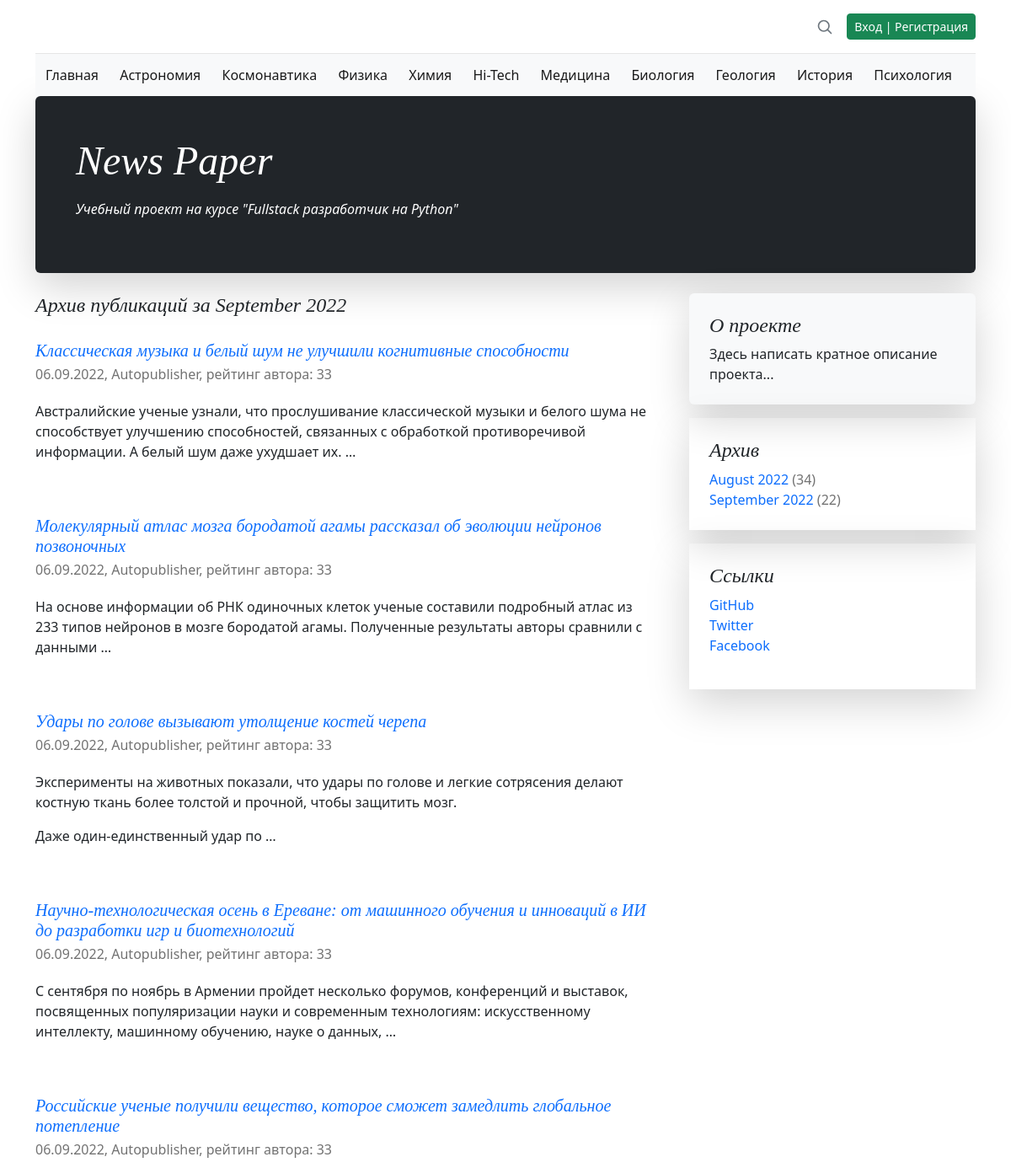
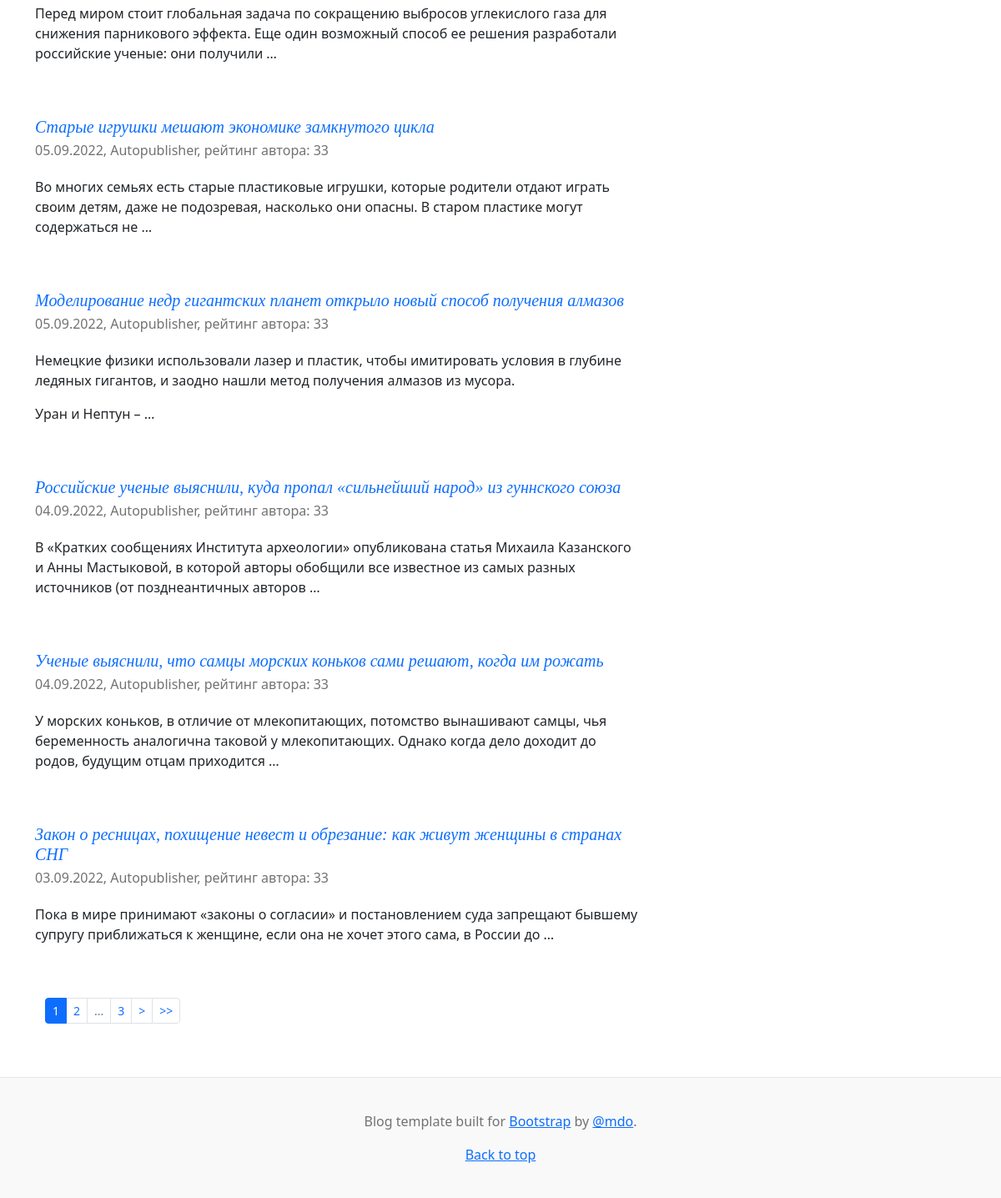
Page /archive/2022/9/ on the earlier database version (2 pictures, top to bottom).
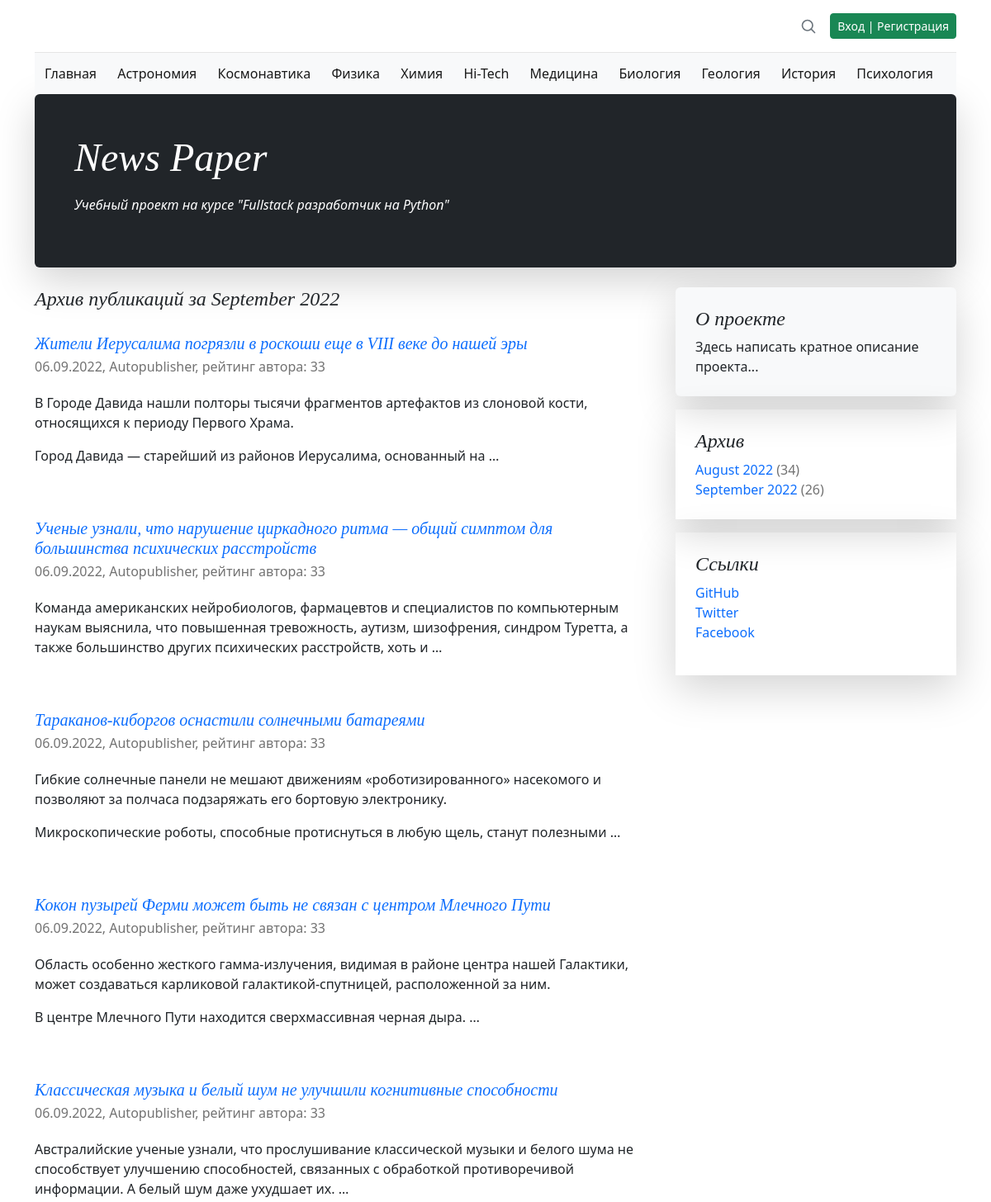
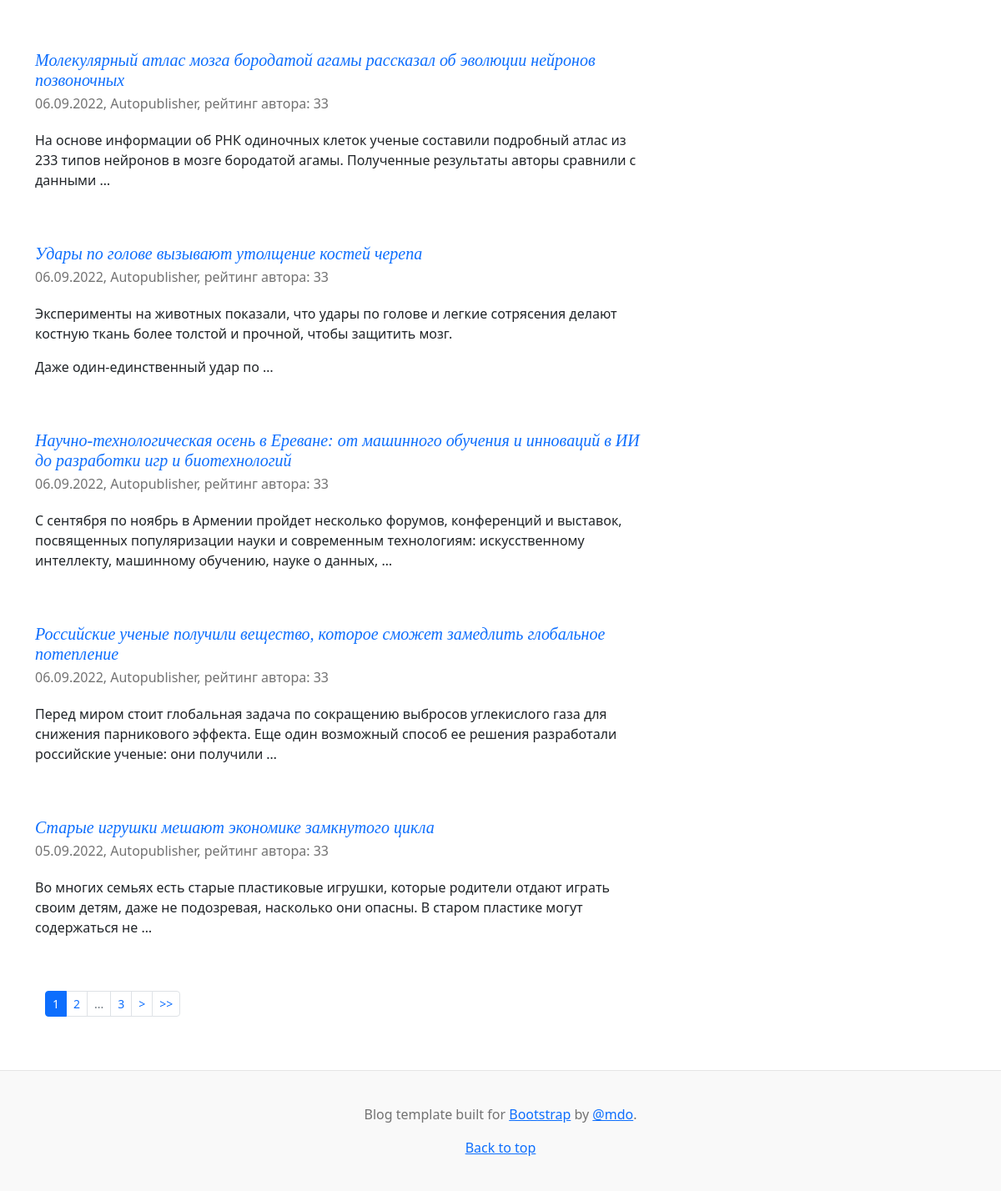
Same page on the later database version (2 pictures, top to bottom).
### news/models.py (models this page shows, shortened)
class Category(models.Model):
    name = models.CharField(
        max_length=64,
        unique=True,
        verbose_name='Имя категории',
    )
    subscribers = models.ManyToManyField(
        User,
        through='CatSubscribers',
        blank=True,
        verbose_name='Подписчик',
    )
    class Meta:
        verbose_name = 'Категория'
        verbose_name_plural = 'Категории'

class Post(models.Model):
    author_post = models.ForeignKey(
        Author,
        on_delete=models.CASCADE,
        verbose_name='Автор',
    )
    ARTICLE = 'ART'
    NEWS = 'NWS'
    CHOICE_CAT = [
        (ARTICLE, 'Статья'),
        (NEWS, 'Новость'),
    ]
    type_cat = models.CharField(
        max_length=3,
        choices=CHOICE_CAT,
        default=ARTICLE,
        verbose_name='Тип контента',
    )
    date_pub = models.DateTimeField(
        auto_now_add=True,
        verbose_name='Дата публикации',
    )
    post_cat = models.ManyToManyField(
        Category,
        through='PostCategory',
        verbose_name='Категория',
    )
    name = models.CharField(
        max_length=128,
        verbose_name='Название',
    )
    content = models.TextField(
        verbose_name='Контент',
    )
    content_rate = models.SmallIntegerField(
        default=0,
        verbose_name='Рейтинг',
    )
    content_image = models.ImageField(
        upload_to='images',
        verbose_name='Изображение',
        default='no_image.jpg',
    )
    class Meta:
        verbose_name = 'Пост'
        verbose_name_plural = 'Посты'

class Author(models.Model):
    author_user = models.OneToOneField(
        User,
        on_delete=models.CASCADE,
        verbose_name='Имя',
    )
    author_rate = models.SmallIntegerField(
        default=0,
        verbose_name='Рейтинг',
    )
    def __str__(self):
        return self.author_user.username
    class Meta:
        verbose_name = 'Автор'
        verbose_name_plural = 'Авторы'

### news/views.py (the view)
class ArchiveView(ListView):
    model = Post
    template_name = 'archive.html'
    context_object_name = 'posts'
    paginate_by = 10
    def get_queryset(self):
        year = self.kwargs.get('year', None)
        month = self.kwargs.get('month', None)
        queryset = Post.objects.select_related().order_by('-date_pub').filter(
            date_pub__year=year, date_pub__month=month
        )
        return queryset
    def get_context_data(self, **kwargs):
        context = super().get_context_data(**kwargs)
        context['month'] = self.kwargs.get('month', None)
        context['year'] = self.kwargs.get('year', None)
        return context

### news/context_processors.py (called while the page is built)
def navigate_context(request):
    category = Category.objects.all()
    archives = Post.objects.annotate(
        year=ExtractYear('date_pub'),
        month=ExtractMonth('date_pub')
    ).values('year', 'month').annotate(total=Count('id'))
    context = {
        'category': category,
        'archives': archives,
    }
    return context

### news/templatetags/news_filters.py (called while the page is built)
@register.filter()
def censor(in_text):
    censured_text = in_text
    with open('static/json/bad_words.json', 'r') as censor_file:
        bad_text = json.load(censor_file)
    for word in censured_text.split():
        if word.lower() in bad_text:
            censured_text = censured_text.replace(
                word,
                f'{word[0]}{"*" * (len(word) - 1)}'
            )
    return censured_text

@register.filter()
def name_month(val):
    val_obj = timezone.datetime.strptime(str(val), "%m")
    val_name = val_obj.strftime("%B")
    return val_name

### news/templatetags/news_tags.py (called while the page is built)
@register.simple_tag(takes_context=True)
def url_replace(context, **kwargs):
    d = context['request'].GET.copy()
    for k, v in kwargs.items():
        d[k] = v
    return d.urlencode()

### templates/archive.html (shortened to what this page needs)
{% extends 'default.html' %}
{% load i18n %}
{% load news_filters %}
{% load news_tags %}
{% block content %}
    {% load cache %}
    {% cache 300 arch_news year month page_obj.number %}
    <h4 class="pb-1 mb-4 fst-italic">
        Архив публикаций за {{ month|name_month }} {{ year }}
    </h4>
    {% for post in posts %}
        <article class="blog-post">
            <a class="text-decoration-none" href="{% url 'news:detail' post.id %}">
                <h5 class="pb-1 mb-0 fst-italic">{{ post.name|censor }}</h5>
            </a>
            <p class="blog-post-meta">
                {{ post.date_pub|date:'d.m.Y' }},
                {{ post.author_post }},
                рейтинг автора: {{ post.author_post.author_rate }}
            </p>
            <p>{{ post.content|censor|truncatewords_html:25|safe }}</p>
        </article>
    {% endfor %}
    {% endcache %}
    {% if page_obj.has_other_pages %}
        {% include 'paginator.html' %}
    {% endif %}
{% endblock content %}

### templates/default.html (shortened to what this page needs)
<!doctype html>
<html lang="ru-ru">
  {% load i18n %}
  {% load static %}
  {% load news_filters %}
  {% load news_tags %}
  {% load cache %}
  <head>
    <link href="{% static 'css/bootstrap.min.css' %}" rel="stylesheet">
    <link href="{% static 'css/blog.rtl.css' %}" rel="stylesheet">
    <link href="{% static 'css/styles.css' %}" rel="stylesheet">
  </head>
  <body>
    <div class="container">
      <header class="blog-header lh-1 py-3">
        <div class="row flex-nowrap justify-content-between align-items-center">
          <div class="col-4 pt-1">
          </div>
          <div class="col-4 d-flex justify-content-end align-items-center">
            <a class="link-secondary" href="{% url 'news:search' %}" aria-label="Search">
              <svg xmlns="http://www.w3.org/2000/svg" width="20" height="20" fill="none" stroke="currentColor" stroke-linecap="round" stroke-linejoin="round" stroke-width="2" class="mx-3" role="img" viewBox="0 0 24 24"><title>Search</title><circle cx="10.5" cy="10.5" r="7.5"/><path d="M21 21l-5.2-5.2"/></svg>
            </a>
              {% if user.id %}
                <a class="btn btn-sm btn-danger" href="/accounts/logout/">Выход</a>
              {% else %}
                <a class="btn btn-sm btn-success" href="/accounts/login/">Вход | Регистрация</a>
              {% endif %}
          </div>
        </div>
      </header>
      {% cache None navbar %}
      <nav class="navbar bg-light">
        <div class="container-fluid">
          <a class="navbar-brand fs-6" href="{% url 'news:index' %}">Главная</a>
          {% for item in category %}
            <a class="navbar-brand fs-6" href="{% url 'news:category' item.id %}">{{ item.name }}</a>
          {% endfor %}
        </div>
      </nav>
      {% endcache %}
    </div>
    <main class="container">
      <div class="p-4 p-md-5 mb-4 rounded text-bg-dark shadow-lg">
        <div class="col-md-6 px-0">
          <h1 class="display-4 fst-italic">News Paper</h1>
            <p class="lead-3 my-3 fst-italic">Учебный проект на курсе "Fullstack разработчик на Python"</p>
        </div>
      </div>
      <div class="row g-5">
        <div class="col-md-8">
            {% block content %}{% endblock content %}
        </div>
        {% cache 900 rightcol %}
        <div class="col-md-4">
          <div class="position-sticky" style="top: 2rem;">
            <div class="p-4 mb-3 bg-light rounded shadow-lg">
              <h4 class="fst-italic">О проекте</h4>
              <p class="mb-0">
                  Здесь написать кратное описание проекта...
              </p>
            </div>
            <div class="p-4 mb-3 container-fluid shadow-lg">
              <h4 class="fst-italic">Архив</h4>
              <ol class="list-unstyled mb-0">
                  {% for item in archives %}
                      <li>
                          <a class="text-decoration-none" href="{% url 'news:archive' item.year item.month %}">{{ item.month|name_month }} {{ item.year }}</a>
                          <span class="blog-post-meta">({{ item.total }})</span>
                      </li>
                  {% endfor %}
              </ol>
            </div>
            <div class="p-4 mb-3 container-fluid shadow-lg">
              <h4 class="fst-italic">Ссылки</h4>
              <ol class="list-unstyled">
                <li>
                    <a class="text-decoration-none" target="_blank" href="https://github.com/spawlov">GitHub</a>
                </li>
                <li><a class="text-decoration-none" href="#">Twitter</a></li>
                <li><a class="text-decoration-none" href="#">Facebook</a></li>
              </ol>
            </div>
          </div>
        </div>
        {% endcache %}
      </div>
    </main>
    <footer class="blog-footer">
      <p>Blog template built for <a target="_blank" href="https://getbootstrap.com/">Bootstrap</a> by <a href="https://twitter.com/mdo">@mdo</a>.</p>
      <p><a href="#">Back to top</a></p>
    </footer>
  </body>
</html>

Differences in the rows shown:
no longer on this page (row unchanged): Post: name|censor "Моделирование недр гигантских планет открыло новый способ получения алмазов", date_pub "05.09.2022", author_post "Autopublisher", author_post.author_rate "33", content|censor "Немецкие физики использовали лазер и пластик, чтобы имитировать условия в глубине ледяных гигантов, и заодно нашли метод получения алмазов из мусора. Уран и Нептун – …"
no longer on this page (row unchanged): Post: name|censor "Российские ученые выяснили, куда пропал «сильнейший народ» из гуннского союза", date_pub "04.09.2022", author_post "Autopublisher", author_post.author_rate "33", content|censor "В «Кратких сообщениях Института археологии» опубликована статья Михаила Казанского и Анны Мастыковой, в которой авторы обобщили все известное из самых разных источников (от позднеантичных авторов …"
no longer on this page (row unchanged): Post: name|censor "Ученые выяснили, что самцы морских коньков сами решают, когда им рожать", date_pub "04.09.2022", author_post "Autopublisher", author_post.author_rate "33", content|censor "У морских коньков, в отличие от млекопитающих, потомство вынашивают самцы, чья беременность аналогична таковой у млекопитающих. Однако когда дело доходит до родов, будущим отцам приходится …"
no longer on this page (row unchanged): Post: name|censor "Закон о ресницах, похищение невест и обрезание: как живут женщины в странах СНГ", date_pub "03.09.2022", author_post "Autopublisher", author_post.author_rate "33", content|censor "Пока в мире принимают «законы о согласии» и постановлением суда запрещают бывшему супругу приближаться к женщине, если она не хочет этого сама, в России до …"
added Post: name|censor "Жители Иерусалима погрязли в роскоши еще в VIII веке до нашей эры", date_pub "06.09.2022", author_post "Autopublisher", author_post.author_rate "33", content|censor "В Городе Давида нашли полторы тысячи фрагментов артефактов из слоновой кости, относящихся к периоду Первого Храма. Город Давида — старейший из районов Иерусалима, основанный на …"
added Post: name|censor "Ученые узнали, что нарушение циркадного ритма — общий симптом для большинства психических расстройств", date_pub "06.09.2022", author_post "Autopublisher", author_post.author_rate "33", content|censor "Команда американских нейробиологов, фармацевтов и специалистов по компьютерным наукам выяснила, что повышенная тревожность, аутизм, шизофрения, синдром Туретта, а также большинство других психических расстройств, хоть и …"
added Post: name|censor "Тараканов-киборгов оснастили солнечными батареями", date_pub "06.09.2022", author_post "Autopublisher", author_post.author_rate "33", content|censor "Гибкие солнечные панели не мешают движениям «роботизированного» насекомого и позволяют за полчаса подзаряжать его бортовую электронику. Микроскопические роботы, способные протиснуться в любую щель, станут полезными …"
added Post: name|censor "Кокон пузырей Ферми может быть не связан с центром Млечного Пути", date_pub "06.09.2022", author_post "Autopublisher", author_post.author_rate "33", content|censor "Область особенно жесткого гамма-излучения, видимая в районе центра нашей Галактики, может создаваться карликовой галактикой-спутницей, расположенной за ним. В центре Млечного Пути находится сверхмассивная черная дыра. …"
Other differences:
new list line: "September 2022 ( 26 )"
list line gone: "September 2022 ( 22 )"
